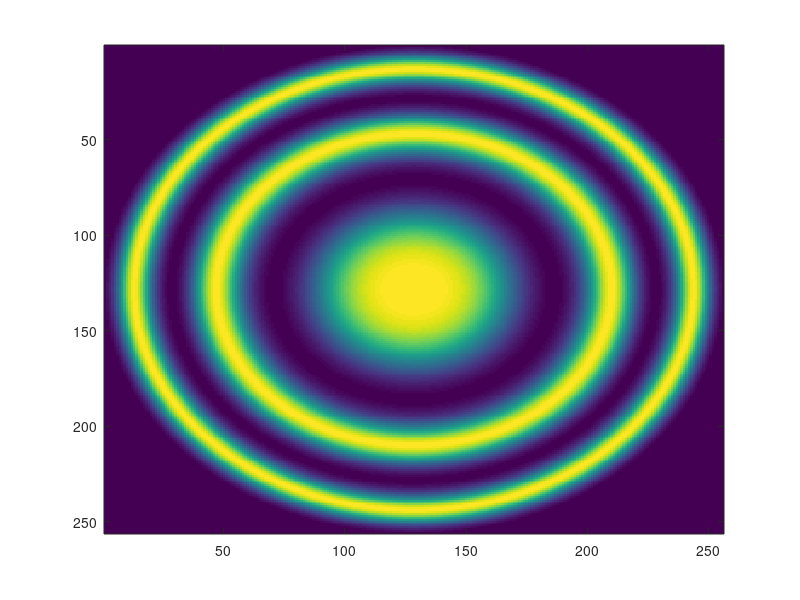

Source code (MATLAB): (Note: this script raises an error after producing the figure.)

dx = 0.000635;
x = linspace(-dx, dx, 256);
y = linspace(-dx, dx, 256);
[X, Y] = meshgrid(x,y);

n = 1.4;
l = 0.0674;
lambda0 = 780e-9;
lambda = 2*n*l / round(2*n*l / lambda0);
F = 1;
f = 0.2;

alpha = ones(size(X));

%%
R = sqrt(X.^2 + Y.^2);
theta = atan(R/f);
delta = (2*pi/lambda)*2*n*l*cos(theta);

T = 1 ./ (1 + F*(sin(delta)).^2);
T = (T-min(T(:)));
T = 256*T./max(T(:));
T(R>dx) = 1;
alpha(R>dx) = 0;

%%
figure;
imagesc(T);

%%
map = parula(256);
RGB = ind2rgb(round(T), map);
imwrite(RGB, 'icon.png', 'Alpha', alpha);